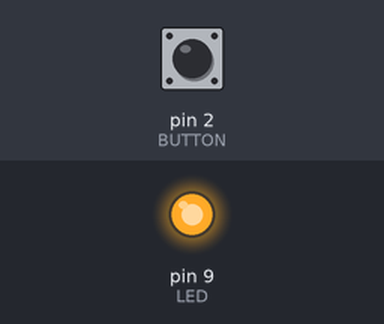
Recording of a sketch running on a simulated Arduino Uno, built with avr-gcc and run on an emulated ATmega328P. Parts: output pins drawn as LEDs (lit = HIGH). The test bench sets the inputs (shaded band); at power-on: pin 2 (BUTTON) LOW.

Above: at 1.2 s.
1.3 s: pin 2 (BUTTON) pulled HIGH for 0.15 s
At 1.37 s:
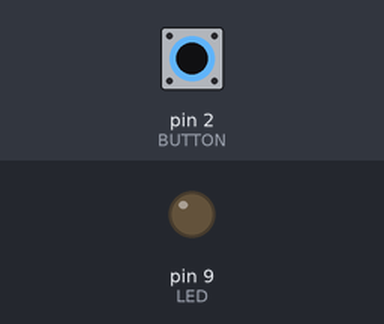
2.9 s: pin 2 (BUTTON) pulled HIGH for 3.2 s
At 7.0 s:
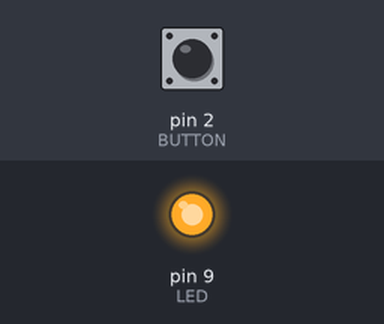
Timing chart, 0 to 8.5 s (numbered marks = the images above; inputs shaded):
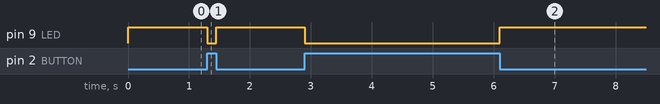

The sketch:

button.ino
```cpp
const int LED=9; //init LED on pin 9
const int BUTTON=2; //init BUTTON on pin 2

void setup() {
  pinMode(LED, OUTPUT); //output for pin 9
  pinMode(BUTTON, INPUT); //input for pin 2
}

void loop() {
  //if button is pressed
  if (digitalRead(BUTTON) == HIGH) {
    //write no light to LED
    digitalWrite(LED, LOW);
  }
  else { //if button is not pressed
    //write light to LED
    digitalWrite(LED, HIGH);
  }
}
```

Measured:
- after the input at 1.3 s, pin 9 (LED): HIGH → LOW at once, → HIGH 0.15 s later
- after the input at 2.9 s, pin 9 (LED): HIGH → LOW at once, → HIGH 3.2 s later
